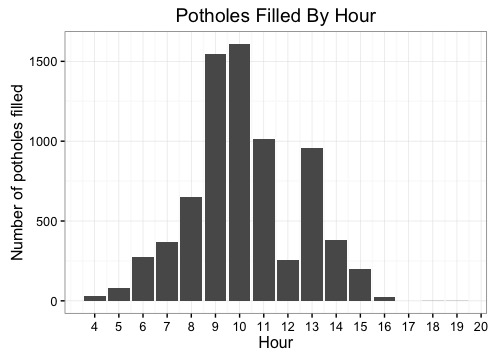

Source code (R):
library(lubridate)
library(dplyr)
library(ggplot2)
potholes <- read.csv("https://cityofsyracuse.github.io/RoadsChallenge/data/potholes.csv", stringsAsFactors = FALSE)
potholes <- mutate(potholes, hour = hour(dtTime))

potholesByHour <- potholes %>% group_by(hour) %>% tally() %>% data.frame()

ggplot(potholesByHour, aes(hour, n)) +
  geom_bar(stat="identity") +
  theme_bw() +
  labs(title = "Potholes Filled By Hour",
       x = "Hour", 
       y = "Number of potholes filled") +
  scale_x_continuous(breaks = c(4:20))
